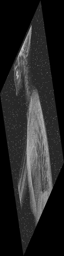
#> input picture images/sadimg2.bmp, 64 x 256 px, found by its file name
$ python 4.5.py
#> lines starting #> are read from the running program, lines starting #| are printed output that depends on the picture; pictures that were not available may be replaced by others from this repository, and a replacement may not be noted
import numpy as np
import scipy.ndimage as ndi
import matplotlib.pyplot as plt
import skimage.transform as tf
import skimage.io as io

noisy_image = io.imread('images/sadimg2.bmp')
#> noisy_image is the input picture: shape (256, 64); min 0, max 198, mean 37.4
original_image = io.imread('images/img.jpg')
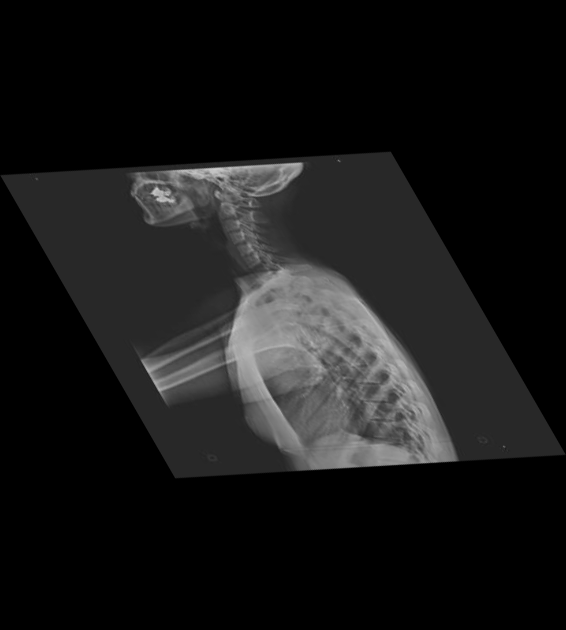
#> input picture images/affined_img.bmp, 566 x 630 px, given in place of img.jpg, which was not available
#> original_image is the input picture: shape (630, 566); min 0, max 207, mean 23.6

original_w, original_h = original_image.shape[:2]
#> original_w = 630; original_h = 566

# print(original_image.shape) # 350 x 350

def Resize(image, scale):
#> called with scale = (1.87, 7.47)
    resized_image = tf.rescale(image, scale, order = 3)
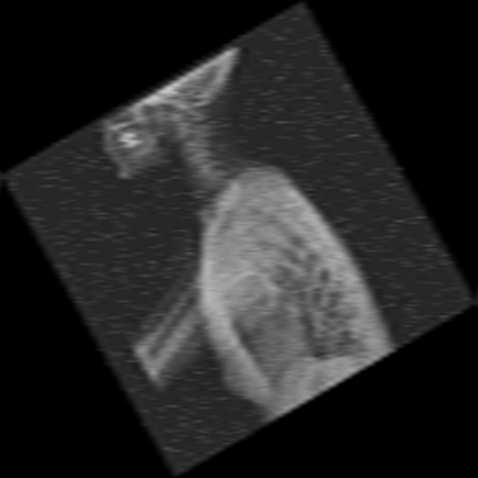
#> resized_image: shape (478, 478) float64; min 0, max 0.776, mean 0.147
    return resized_image

def Rotate(image, degree):
#> called with degree = -30
    rotated_image = tf.rotate(image, degree, order = 3, resize=True)
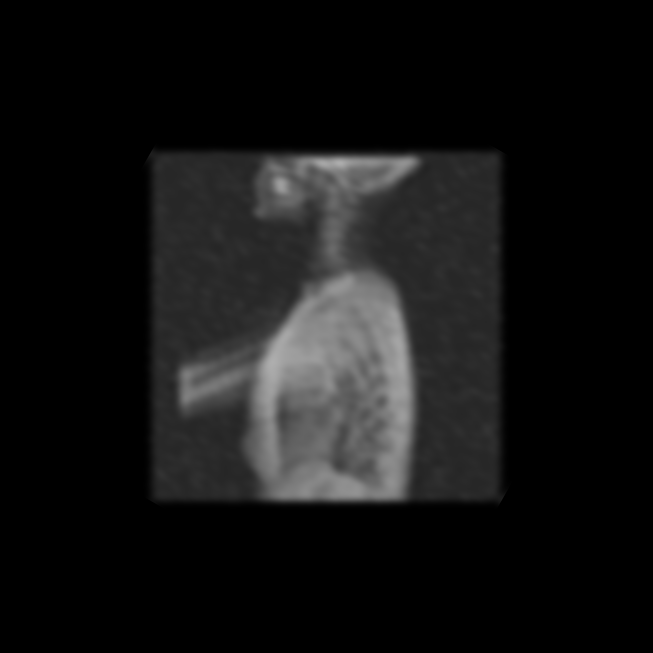
#> rotated_image: shape (653, 653) float64; min 0, max 0.684, mean 0.0787

    restored_h, restored_w = rotated_image.shape[:2]
#> restored_h = 653; restored_w = 653
    center_x, center_y = restored_w // 2, restored_h // 2
#> center_x = 326; center_y = 326

    # 원본 크기만큼 중앙에서 잘라내기
    half_h, half_w = original_h // 2, original_w // 2
#> half_h = 283; half_w = 315

    # 잘라낼 영역 계산 (정수형으로 변환)
    start_y = int(center_y - half_h)
#> start_y = 43
    end_y = int(center_y + half_h)
#> end_y = 609
    start_x = int(center_x - half_w)
#> start_x = 11
    end_x = int(center_x + half_w)
#> end_x = 641

    # 최종 복원 이미지
    final_restored_image = rotated_image[start_y:end_y, start_x:end_x]
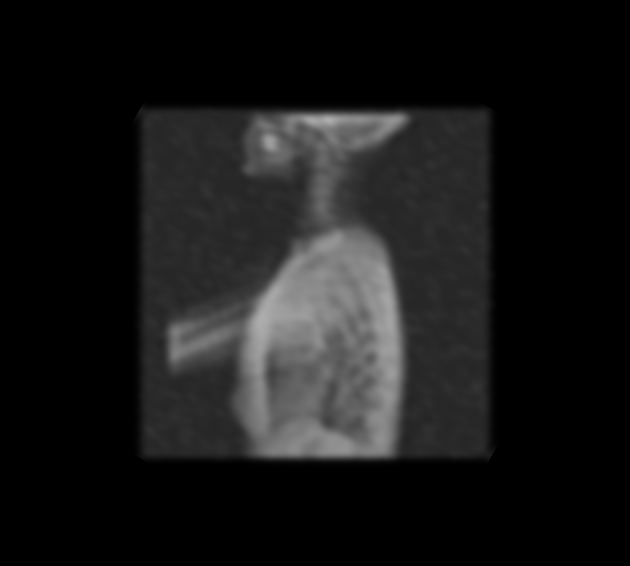
#> final_restored_image: shape (566, 630) float64; min 0, max 0.684, mean 0.0941

    print(rotated_image.shape)
#| (653, 653)
    return final_restored_image

def Gaussian(image):
    return ndi.gaussian_filter(image, sigma = 3.0)

result = noisy_image
result = Resize(result, (478/256, 478/64))
result = Gaussian(result)
result = Rotate(result, -30)


# print(tf.rotate(original_image, 30, resize = True).shape)


plt.figure(figsize = (12,8))
plt.subplot(1,3,1)
plt.title('Original Image')
plt.imshow(original_image, cmap = 'gray')
plt.subplot(1,3,2)
plt.title('Noisy Image')
plt.imshow(noisy_image, cmap = 'gray')
plt.subplot(1,3,3)
plt.title('Processed Image')
plt.imshow(result, cmap = 'gray')
plt.show()
